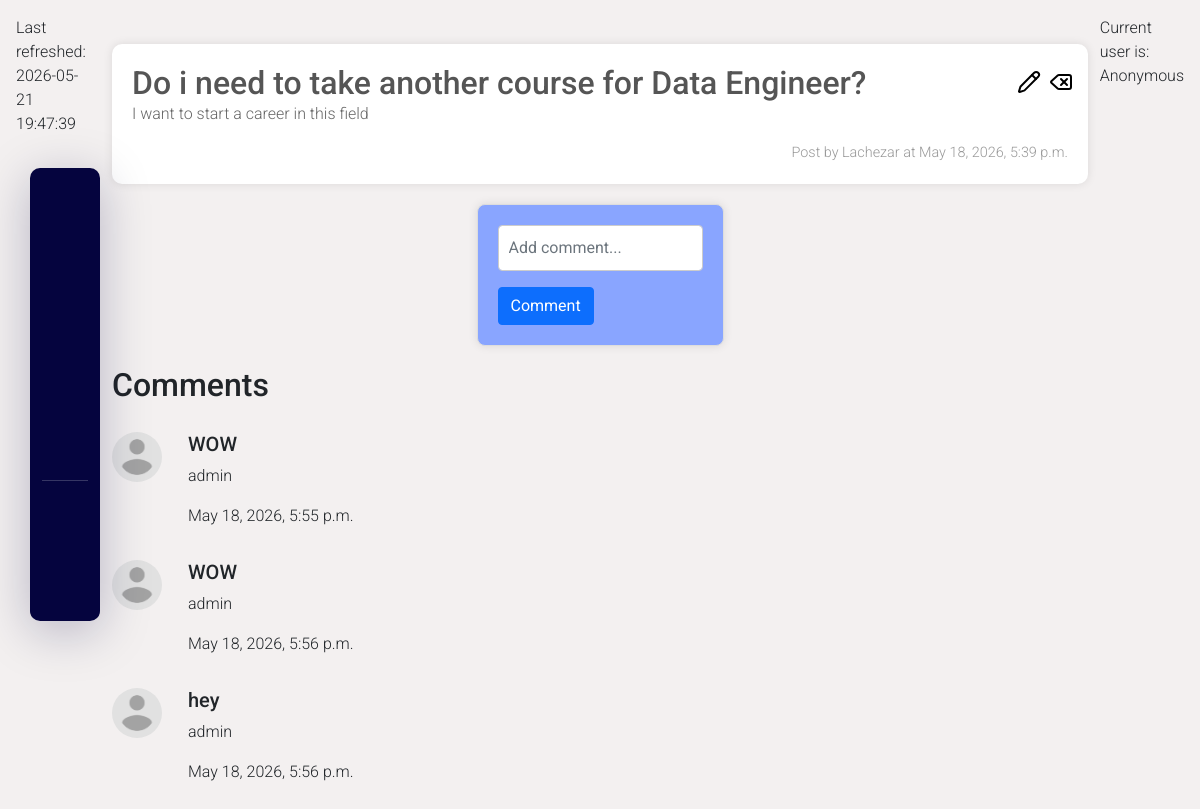
/post/details/14, run on the app's committed database.
### forum/models.py (models this page shows, shortened)
class PostBaseModel(models.Model):
    title = models.CharField(
        max_length=100
    )
    context = models.TextField()
    author = models.CharField(
        max_length=30
    )
    created_at = models.DateTimeField(
        auto_now_add=True,
        blank=True,
        null=True
    )
    language = models.CharField(
        choices=LanguageChoices.choices,
        default=LanguageChoices.OTHER
    )
    image = models.ImageField(
        upload_to='media_files',
        null=True,
        blank=True
    )

class Comment(models.Model):
    post = ForeignKey(
        to=PostBaseModel,
        on_delete=models.CASCADE,
        related_name='comments'
    )
    comment = models.TextField(
        null=True,
        blank=True,
    )
    author = models.CharField(max_length=30,null=True,blank=True)
    created_at = models.DateTimeField(
        auto_now_add=True
    )

### forum/views.py (the view, shortened to what this page needs)
# urls.py: path('details/<int:pk>',views.PostDetailView.as_view(),name='detail-post'),
class PostDetailView(DetailView, FormMixin):
    template_name = 'post-details.html'
    model = PostBaseModel
    context_object_name = 'post'
    form_class = CommentFormSet
    def get_context_data(self,**kwargs):
        kwargs = super().get_context_data(**kwargs)
        kwargs.update({'formset': self.get_form_class()()})
        return kwargs
    def post(self,*args,**kwargs):
        self.object = self.get_object()
        formset = self.form_class(self.request.POST)
        if formset.is_valid():
            for form in formset:
                comment = form.save(commit=False)
                comment.author = self.request.user.username
                comment.post = self.object
                comment.save()
        return HttpResponseRedirect(self.get_success_url())

### forum/templatetags/current_time.py (called while the page is built)
@register.simple_tag(name='current_time')
def get_current_time(format_time='%Y-%m-%d %H:%M:%S'):
    return datetime.now().strftime(format_time)

### forum/templatetags/user_info.py (called while the page is built)
@register.inclusion_tag('username_info.html')
def user_info(user):
    return {
        'user':user.username
    } if user.is_authenticated else {'user':'Anonymous'}

### templates/post-details.html (shortened to what this page needs)
{% extends 'base.html' %}
{% load crispy_forms_filters %}
{% block content %}
    <div class="posts">
        <div class="post">
            <h2>{{ post.title }}</h2>
            <div class="icons">
                <a href="{% url 'edit-post' post.pk %}" class="anker-tag-svg">
                </a>
                <a href="{% url 'delete_post' post.pk %}" class="anker-tag-svg">
                </a>
            </div>
            <p>{{ post.context }}</p>
            <div class="post-meta">
                <span>Post by {{ post.author|default:'Anonymous' }} at {{ post.created_at }}</span>
            </div>
        </div>
        <form method="post" class="form-inline">
            {% for form in formset %}
                <div class="form-row d-flex">
                    {{ form.comment|as_crispy_field }}
                </div>
            {% endfor %}
            <div class="input-group-append">
                <button class="btn btn-primary me-2">
                    Comment
                </button>
            </div>
        </form>
    {% if post.comments.all %}
        <h2>
             Comments
        </h2>
    {% else %}
        <h2>
            Currently, no comments!
        </h2>
    {% endif %}
        <div class="comment-section">
            {% for comment in post.comments.all %}
                <div class="media mb-3 comment-item">
                    <img style="max-width: 50px; height: auto" class='me-3 rounded-circle comment-avatar'
/>
                    <div class="media-body comment-content">
                        <h5>{{ comment.comment }}</h5>
                        <p>{{ comment.author }}</p>
                        <p>{{ comment.created_at }}</p>
                    </div>
                </div>
            {% endfor %}
        </div>
    </div>
{% endblock %}

### static/css/posts.css (style rules this page uses)
body { font-family: "Roboto", sans-serif; font-weight: 300; font-style: normal; background-color: #f3f0f0; margin: 0; padding: 0; }
a { text-decoration: none; }
.posts { margin-top: 20px; display: flex; flex-direction: column; gap: 20px; }
.post { position: relative; padding: 20px; border-radius: 10px; background-color: #ffffff; box-shadow: 0 0 10px rgba(0, 0, 0, 0.1); }
.icons { position: absolute; top: 25px; right: 15px; display: flex; gap: 8px; }
.icons a { text-decoration: none; }
.post h2 { margin: 0; color: #555; text-align: left; }
.post p { color: #666; text-align: left; }
.post-meta { margin-top: 10px; display: flex; justify-content: end; font-size: 0.9em; color: #999; }

### static/css/nav.css (style rules this page uses)
*, *:after, *:before { box-sizing: border-box; }

### static/css/forms.css (style rules this page uses)
form { width: 100%; max-width: 600px; margin: 0 auto; padding: 20px; background-color: #89a5ff; border: 1px solid #ddd; border-radius: 8px; box-shadow: 0 0 10px rgba(0, 0, 0, 0.1); }
form div { margin-bottom: 15px; }
form input[type="text"], form textarea { width: 100%; padding: 10px; font-size: 16px; border: 1px solid #ccc; border-radius: 4px; }
.comment-item { display: flex; align-items: flex-start; }
.comment-avatar { width: 50px; height: 50px; object-fit: cover; }
.comment-content { text-align: left; margin-left: 10px; flex: 1; }
.form-inline { width: auto; height: auto; }
.form-inline div { margin-bottom: 0; }

### data on the page
PostBaseModel: title "Do i need to take another course for Data Engineer?", context "I want to start a career in this field", author "Lachezar", created_at "May 18, 2026, 5:39 p.m."
Comment: comment "WOW", author "admin", created_at "May 18, 2026, 5:55 p.m."
Comment: comment "WOW", author "admin", created_at "May 18, 2026, 5:56 p.m."
Comment: comment "hey", author "admin", created_at "May 18, 2026, 5:56 p.m."

### other printed values
{{ user }} "Anonymous"
